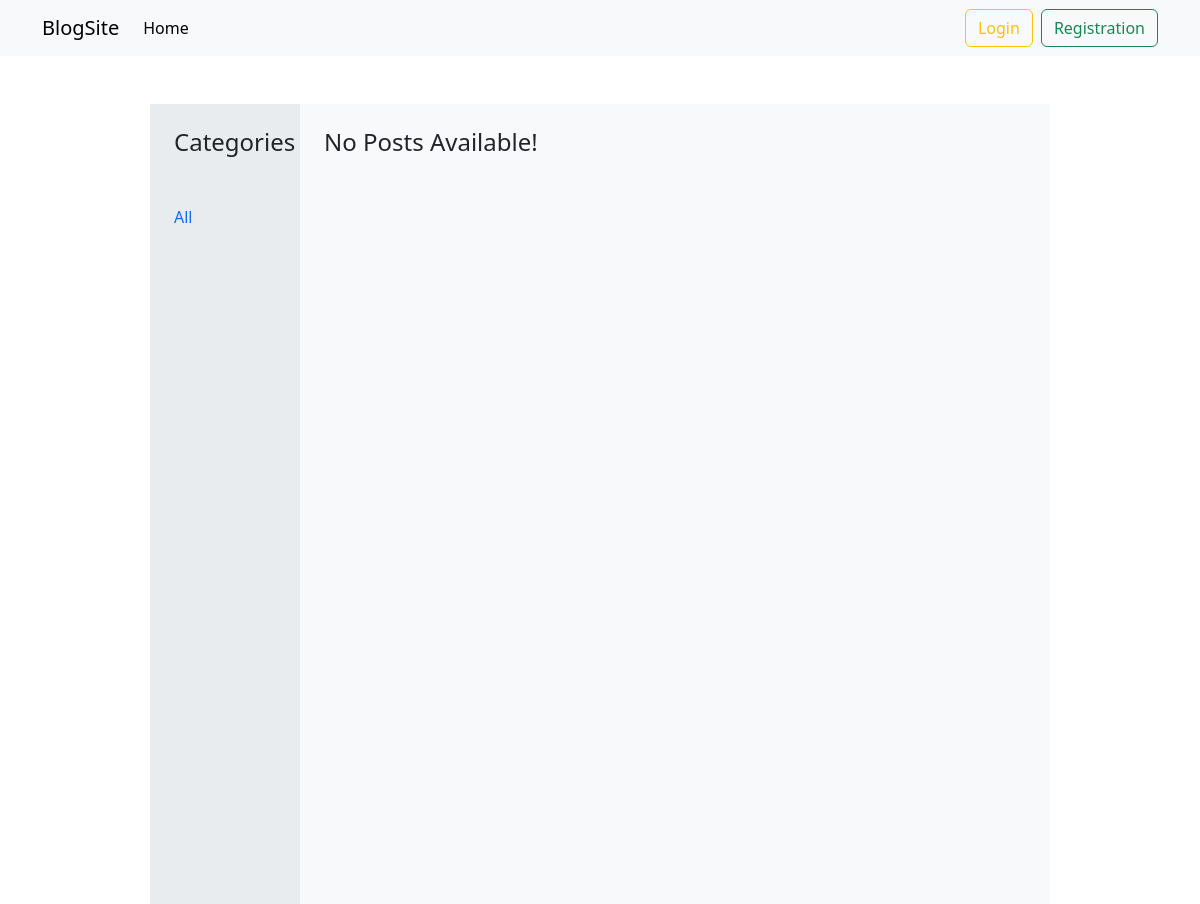
Before: / with the older database file.
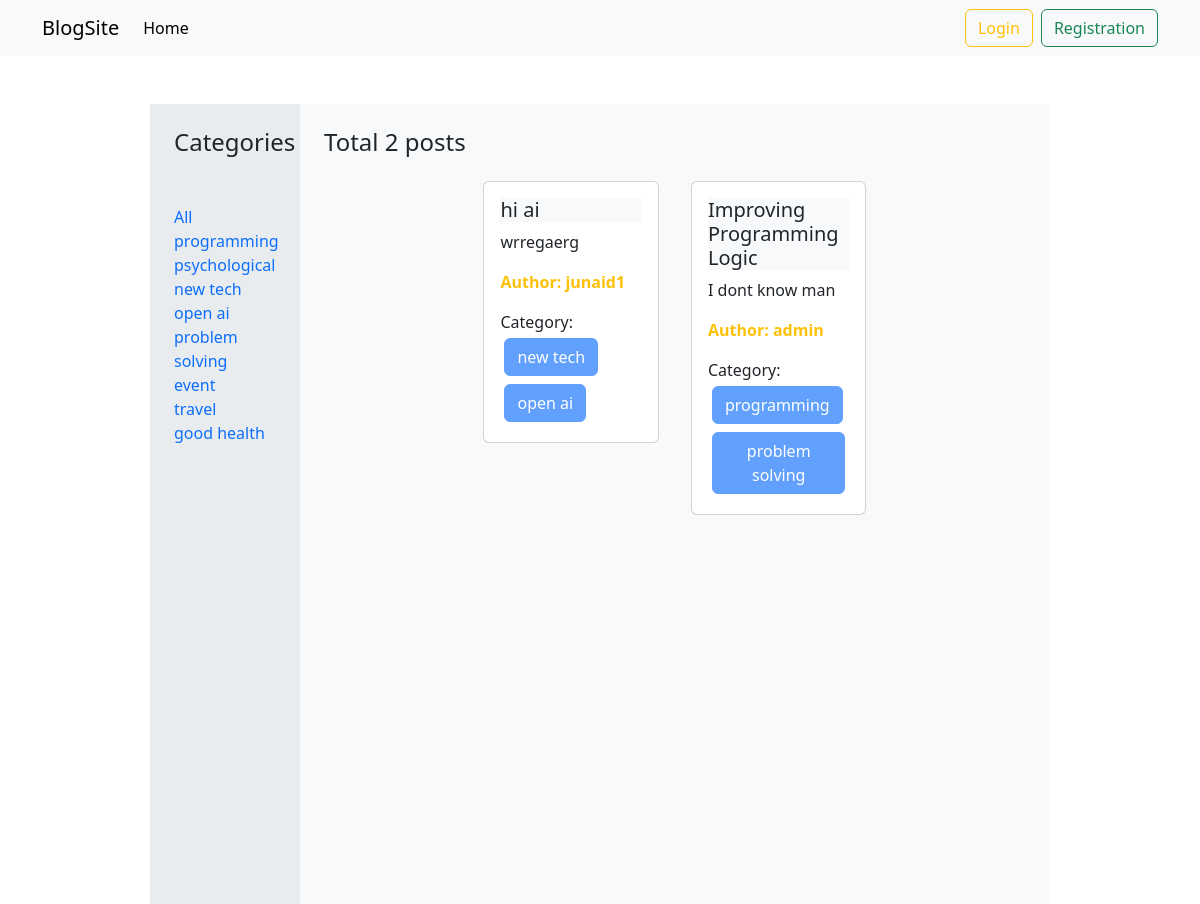
After: the same page with the newer database file.
### categories/models.py (models this page shows, shortened)
class Category(models.Model):
    name = models.CharField(max_length=100)
    slug = models.SlugField(max_length=100, unique=True, blank=True, null=True)

### posts/models.py (models this page shows, shortened)
class Post(models.Model):
    title = models.CharField(max_length=50)
    content = models.TextField()
    category = models.ManyToManyField(Category)
    author = models.ForeignKey(User, on_delete=models.CASCADE)

### blog_project/views.py (the view)
# urls.py: 2. Add a URL to urlpatterns:  path('', views.home, name='home')
def home(request, category_slug=None):
    posts = Post.objects.all()
    if category_slug is not None:
        category = Category.objects.get(slug=category_slug)
        posts = Post.objects.filter(category=category)
    categories = Category.objects.all()
    return render(request, 'home.html', {'posts': posts, 'categories': categories})

### templates/home.html (shortened to what this page needs)
{% extends 'base.html' %} {% block content %}
<div class="d-flex flex-wrap mt-5">
    <div class="col-lg-2 col-md-12 bg-body-secondary vh-100 p-4">
        <h4 class="mb-5">Categories</h4>
        <a class="text-decoration-none" href="{% url 'home' %}">All</a>
        <br />
        {% for category in categories %}
        <a class="text-decoration-none" href="{% url 'category_filter' category.slug %}"
            >{{category.name}}</a
        >
        <br />
        {% endfor%}
    </div>
    <div class="col-lg-10 col-md-12 p-4 bg-body-tertiary">
        {% if posts|length == 0 %}
        <h4>No Posts Available!</h4>
        {% else %}
        <h4>
            {% if posts|length > 1 %} Total {{posts | length}} posts {% else %}
            Only {{posts | length}} post {% endif %}
        </h4>
        {% endif %}
        <div class="d-flex flex-wrap justify-content-center">
            {% for post in posts %}
            <div class="col-sm-3 m-3">
                <div class="card">
                    <div class="card-body">
                        <h5 class="card-title bg-body-tertiary">
                            {{post.title}}
                        </h5>
                        <p class="card-text">{{post.content}}</p>
                        <p class="card-text fw-bold text-warning">
                            Author: {{post.author.username}}
                        </p>
                        <p class="card-text">
                            Category: {% for cat in post.category.all %}
                            <button class="btn btn-primary disabled m-1">
                                {{cat.name}}
                            </button>
                            {% endfor %}
                        </p>
                    </div>
                </div>
            </div>
            {% endfor %}
        </div>
    </div>
</div>
{% endblock %}

### templates/base.html (shortened to what this page needs)
<!DOCTYPE html>
<html lang="en">
    <head>
        <link
            href="https://cdn.jsdelivr.net/npm/bootstrap@5.3.2/dist/css/bootstrap.min.css"
            rel="stylesheet"
        />
    </head>
    <body>
        <nav class="navbar navbar-expand-lg bg-body-tertiary">
            <div class="container">
                <a class="navbar-brand" href="{% url 'home' %}">BlogSite</a>
                <div
                    class="collapse navbar-collapse"
                    id="navbarSupportedContent"
                >
                    <ul class="navbar-nav me-auto mb-2 mb-lg-0">
                        <li class="nav-item">
                            <a
                                class="nav-link active"
                                aria-current="page"
                                href="{% url 'home' %}"
                                >Home</a
                            >
                        </li>
                    </ul>
                    <div class="d-flex gap-2">
                        {% if request.user.is_authenticated %}
                        <a
                            class="btn btn-outline-warning"
                            href="{% url 'profile' %}"
                            >Profile</a
                        >
                        <a class="btn btn-outline-danger" href="{% url 'logout' %}"
                            >Logout</a
                        >
                        {% else %}
                        <a
                            class="btn btn-outline-warning"
                            href="{% url 'login' %}"
                            >Login</a
                        >
                        <a
                            class="btn btn-outline-success"
                            href="{% url 'registration' %}"
                            >Registration</a
                        >
                        {% endif %}
                    </div>
                </div>
            </div>
        </nav>
        <div class="w-75 m-auto">{% block content %} {% endblock %}</div>
    </body>
</html>

Changed rows visible on the page:
added Category: name "programming"
added Category: name "psychological", shown under "Categories"
added Category: name "new tech"
added Category: name "open ai"
added Category: name "problem solving"
added Category: name "event", shown under "Categories"
added Category: name "travel", shown under "Categories"
added Category: name "good health", shown under "Categories"
added Post: title "hi ai", content "wrregaerg", author.username "junaid1"
added Post: title "Improving Programming Logic", content "I dont know man", author.username "admin"
Other visible differences:
{{ posts | length }}: (not shown) → "2"
text no longer shown: "No Posts Available!"
text now shown: "Total posts"
